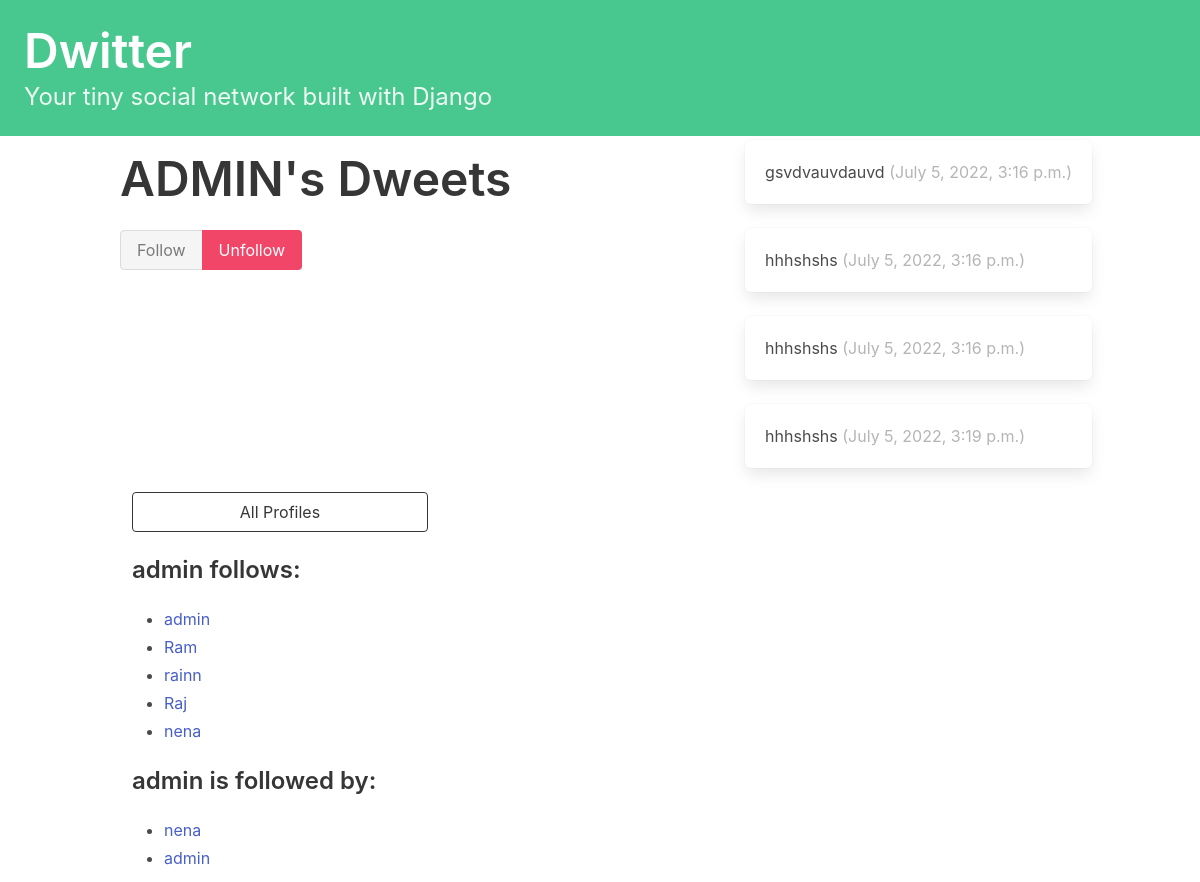
Screenshot of /profile/1 (signed in) with the database file from the repository.
### dwitter/models.py (models this page shows, shortened)
class Profile(models.Model):
    user = models.OneToOneField(User, on_delete=models.CASCADE)
    follows = models.ManyToManyField(
        "self",
        related_name="followed_by",
        symmetrical=False,
        blank=True
    )
    def __str__(self):
        return self.user.username

class Dweet(models.Model):
    user = models.ForeignKey(
        User, related_name="dweets", on_delete=models.DO_NOTHING
    )
    body = models.CharField(max_length=140)
    created_at = models.DateTimeField(auto_now_add=True)

### dwitter/views.py (the view, shortened to what this page needs)
# urls.py: path("profile/<int:pk>", profile, name="profile"),
def profile(request, pk):
    if not hasattr(request.user, 'profile'):
        missing_profile = Profile(user=request.user)
        missing_profile.save()
    profile = Profile.objects.get(pk=pk)
    return render(request, "dwitter/profile.html", {"profile": profile})

### dwitter/templates/dwitter/profile.html (shortened to what this page needs)
{% extends 'base.html' %}
{% block content %}
<div class="column">
    <div class="block">
    <h1 class="title is-1">
        {{profile.user.username|upper}}'s Dweets
    </h1>
    </div>
    <form method="post">
        <div class="buttons has-addons">
        {% if profile in user.profile.follows.all %}
            <button class="button is-success is-static">Follow</button>
            <button class="button is-danger" name="follow" value="unfollow">
                Unfollow
            </button>
        {% else %}
            <button class="button is-success" name="follow" value="follow">
                Follow
            </button>
            <button class="button is-danger is-static">Unfollow</button>
        {% endif %}
        </div>
    </form>
</div>
<div class="content">
    {% for dweet in profile.user.dweets.all %}
        <div class="box">
            {{ dweet.body }}
            <span class="is-small has-text-grey-light">
                ({{ dweet.created_at }})
            </span>
        </div>
    {% endfor %}
</div>
</div>
<div class="column is-one-third">
    <div class="block">
        <a href="{% url 'dwitter:profile_list' %}">
            <button class="button is-dark is-outlined is-fullwidth">
                All Profiles
            </button>
        </a>
    </div>
    <div class="block">
        <h3 class="title is-4">
            {{profile.user.username}} follows:
        </h3>
        <div class="content">
            <ul>
            {% for following in profile.follows.all %}
                <li>
                    <a href="{% url 'dwitter:profile' following.id %}">
                        {{ following }}
                    </a>
                </li>
            {% endfor %}
            </ul>
        </div>
    </div>
    <div class="block">
        <h3 class="title is-4">
            {{profile.user.username}} is followed by:
        </h3>
        <div class="content">
            <ul>
            {% for follower in profile.followed_by.all %}
                <li>
                    <a href="{% url 'dwitter:profile' follower.id %}">
                        {{ follower }}
                    </a>
                </li>
            {% endfor %}
            </ul>
        </div>
    </div>
</div>
{% endblock content %}

### dwitter/templates/base.html (shortened to what this page needs)
<!DOCTYPE html>
<html lang="en">
<head>
    <link rel="stylesheet"
          href="https://cdn.jsdelivr.net/npm/bulma@0.9.3/css/bulma.min.css">
</head>
<body>
    <a href="{% url 'dwitter:dashboard' %} ">
        <section class="hero is-small is-success mb-4">
            <div class="hero-body">
                <h1 class="title is-1">Dwitter</h1>
                <p class="subtitle is-4">
                    Your tiny social network built with Django
                </p>
            </div>
        </section>
    </a>
    <div class="container">
        <div class="columns">
            {% block content %}
            {% endblock content %}
        </div>
</body>
</html>

### rows the page displays
Profile: user.username "ADMIN", user.username "admin"
Dweet: body "gsvdvauvdauvd", created_at "July 5, 2022, 3:16 p.m."
Dweet: body "hhhshshs", created_at "July 5, 2022, 3:16 p.m."
Dweet: body "hhhshshs", created_at "July 5, 2022, 3:16 p.m."
Dweet: body "hhhshshs", created_at "July 5, 2022, 3:19 p.m."
Profile: user.username "Ram"
Profile: user.username "rainn"
Profile: user.username "Raj"
Profile: user.username "nena"
